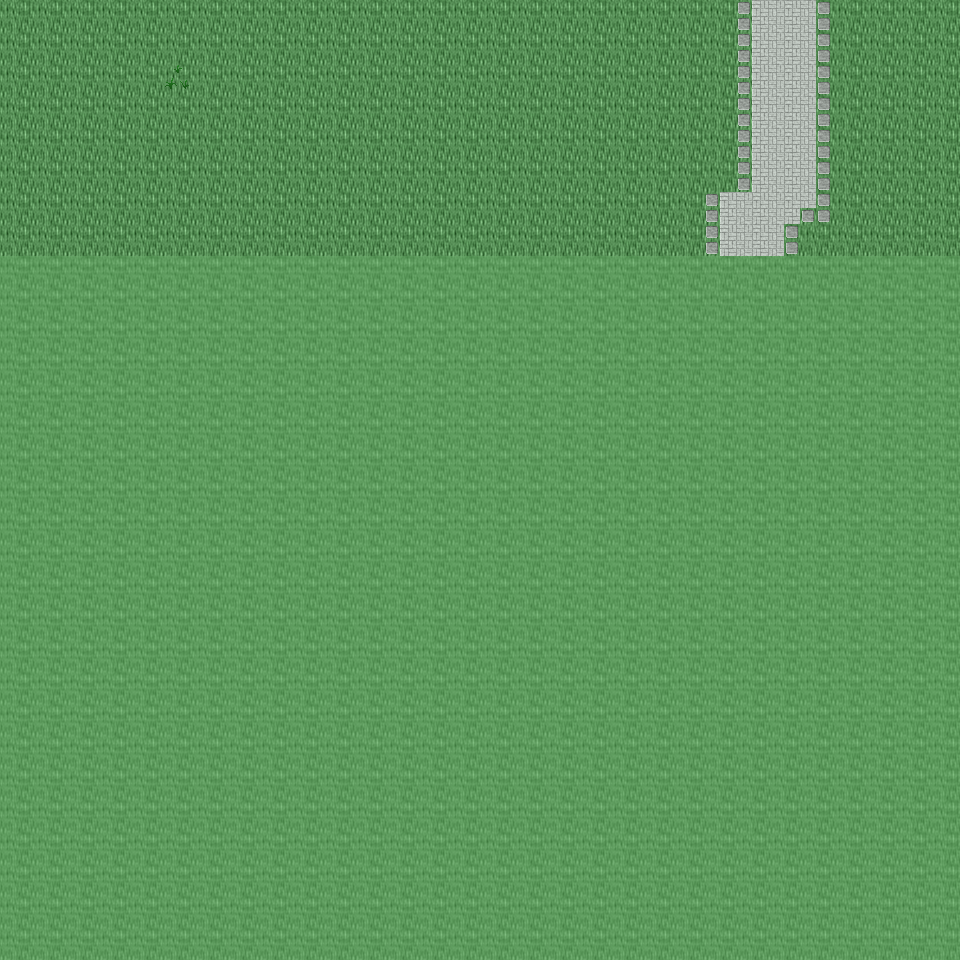

This game map was drawn from its Tiled (.tmx) file and the tilesets committed beside it. A one-line description and the trimmed map source follow:
An orthogonal 30x30 tile map with 32x32 px tiles, 6 tile layers (Ground, Object, Object2, Above, ...), 20 tilesets and 3 objects (3x mapchange).

<map version="1.0" orientation="orthogonal" renderorder="right-down" width="30" height="30" tilewidth="32" tileheight="32" nextobjectid="4">
  <tileset firstgid="1" name="tileset_ground_ground" tilewidth="32" tileheight="32" tilecount="33" columns="3">
    <image source="../drawable/tileset_ground_ground.png" width="96" height="352" />
  </tileset>
  <tileset firstgid="34" name="tileset_ground_grass_edges" tilewidth="32" tileheight="32" tilecount="36" columns="12">
    <image source="../drawable/tileset_ground_grass_edges.png" width="384" height="96" />
  </tileset>
  <tileset firstgid="70" name="tileset_ground_ridge_earth_dark" tilewidth="32" tileheight="32" tilecount="96" columns="12">
    <image source="../drawable/tileset_ground_ridge_earth_dark.png" width="384" height="256" />
  </tileset>
  <tileset firstgid="166" name="tileset_plant_flower_daisy_white" tilewidth="32" tileheight="32" tilecount="8" columns="2">
    <image source="../drawable/tileset_plant_flower_daisy_white.png" width="64" height="128" />
  </tileset>
  <tileset firstgid="174" name="tileset_plant_grasses" tilewidth="32" tileheight="32" tilecount="6" columns="3">
    <image source="../drawable/tileset_plant_grasses.png" width="96" height="64" />
  </tileset>
  <tileset firstgid="180" name="tileset_ground_rock_pebbles" tilewidth="32" tileheight="32" tilecount="3" columns="1">
    <image source="../drawable/tileset_ground_rock_pebbles.png" width="32" height="96" />
  </tileset>
  <tileset firstgid="183" name="tileset_plant_flower_daisy_blue" tilewidth="32" tileheight="32" tilecount="8" columns="2">
    <image source="../drawable/tileset_plant_flower_daisy_blue.png" width="64" height="128" />
  </tileset>
  <tileset firstgid="191" name="tileset_ground_ladder_vertical_dark" tilewidth="32" tileheight="32" tilecount="3" columns="3">
    <image source="../drawable/tileset_ground_ladder_vertical_dark.png" width="96" height="32" />
  </tileset>
  <tileset firstgid="194" name="tileset_item_corpse_huge_animal" tilewidth="32" tileheight="32" tilecount="16" columns="2">
    <image source="../drawable/tileset_item_corpse_huge_animal.png" width="64" height="256" />
  </tileset>
  <tileset firstgid="210" name="tileset_ground_ladder_steps" tilewidth="32" tileheight="32" tilecount="6" columns="3">
    <image source="../drawable/tileset_ground_ladder_steps.png" width="96" height="64" />
  </tileset>
  <tileset firstgid="216" name="tileset_logic_collision" tilewidth="32" tileheight="32" tilecount="1" columns="1">
    <image source="../drawable/tileset_logic_collision.png" width="32" height="32" />
  </tileset>
  <tileset firstgid="217" name="tileset_ground_green_paving" tilewidth="32" tileheight="32" tilecount="18" columns="3">
    <image source="../drawable/tileset_ground_green_paving.png" width="96" height="192" />
  </tileset>
  <tileset firstgid="235" name="tileset_ground_earth_edges" tilewidth="32" tileheight="32" tilecount="18" columns="6">
    <image source="../drawable/tileset_ground_earth_edges.png" width="192" height="96" />
  </tileset>
  <tileset firstgid="253" name="tileset_ground_grass_corners" tilewidth="32" tileheight="32" tilecount="24" columns="6">
    <image source="../drawable/tileset_ground_grass_corners.png" width="192" height="128" />
  </tileset>
  <tileset firstgid="277" name="tileset_plant_tree_tree_darkgreen" tilewidth="32" tileheight="32" tilecount="88" columns="8">
    <image source="../drawable/tileset_plant_tree_tree_darkgreen.png" width="256" height="352" />
  </tileset>
  <tileset firstgid="365" name="tileset_plant_tree_evergreen" tilewidth="32" tileheight="32" tilecount="36" columns="3">
    <image source="../drawable/tileset_plant_tree_evergreen.png" width="96" height="384" />
  </tileset>
  <tileset firstgid="401" name="tileset_building_decoration_rocks" tilewidth="32" tileheight="32" tilecount="6" columns="3">
    <image source="../drawable/tileset_building_decoration_rocks.png" width="96" height="64" />
  </tileset>
  <tileset firstgid="407" name="tileset_plant_bush_bushes" tilewidth="32" tileheight="32" tilecount="10" columns="5">
    <image source="../drawable/tileset_plant_bush_bushes.png" width="160" height="64" />
  </tileset>
  <tileset firstgid="417" name="tileset_plant_bush_various_small" tilewidth="32" tileheight="32" tilecount="9" columns="3">
    <image source="../drawable/tileset_plant_bush_various_small.png" width="96" height="96" />
  </tileset>
  <tileset firstgid="426" name="tileset_ground_dry_grass" tilewidth="32" tileheight="32" tilecount="54" columns="9">
    <image source="../drawable/tileset_ground_dry_grass.png" width="288" height="192" />
  </tileset>
  <layer name="Ground" width="30" height="30">
    <data>[900 cells, 240 non-empty, 2 distinct tile ids]</data>
  </layer>
  <layer name="Object" width="30" height="30">
    <data>[900 cells, 18 non-empty, 5 distinct tile ids]</data>
  </layer>
  <layer name="Object2" width="30" height="30">
    <data>[900 cells, 0 non-empty, 0 distinct tile ids]</data>
  </layer>
  <layer name="Above" width="30" height="30">
    <data>[900 cells, 0 non-empty, 0 distinct tile ids]</data>
  </layer>
  <layer name="Above2" width="30" height="30">
    <data>[900 cells, 0 non-empty, 0 distinct tile ids]</data>
  </layer>
  <layer name="Walkable" width="30" height="30">
    <data>[900 cells, 660 non-empty, 1 distinct tile ids]</data>
  </layer>
  <objectgroup name="MapEvents">
    <object id="1" name="north" type="mapchange" x="0" y="0" width="960" height="32">
      <properties>
        <property name="map" value="0_ados_mountain_n2_w2_x1_y3" />
        <property name="place" value="south" />
      </properties>
    </object>
    <object id="2" name="west" type="mapchange" x="0" y="0" width="32" height="256">
      <properties>
        <property name="map" value="0_ados_mountain_n2_w2_x0_y4" />
        <property name="place" value="east" />
      </properties>
    </object>
    <object id="3" name="east" type="mapchange" x="928" y="0" width="32" height="256">
      <properties>
        <property name="map" value="0_ados_mountain_n2_w2_x2_y4" />
        <property name="place" value="west" />
      </properties>
    </object>
  </objectgroup>
</map>
